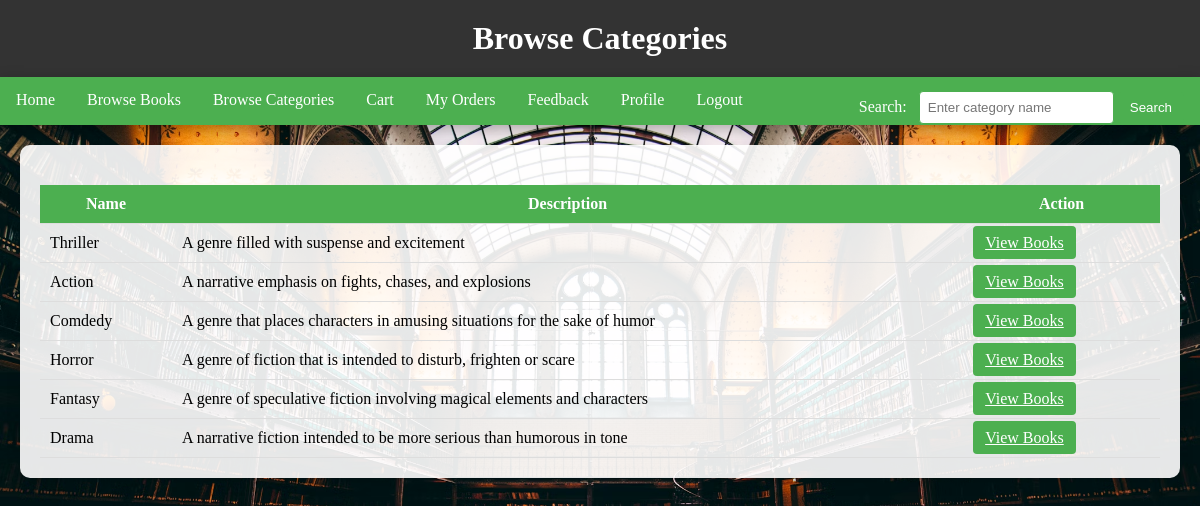
Screenshot of /browse_categories with the database file from the repository.
### application/models.py (models this page shows, shortened)
class Category(db.Model):
    id = db.Column(db.Integer, primary_key=True, autoincrement=True)
    name = db.Column(db.String(255), nullable=False)
    description = db.Column(db.String(255), nullable=True)
    products = db.relationship('Product', backref='products_in_category', lazy=True)

### application/routes.py (the view)
@app.route('/browse_categories')
def browse_categories():
    categories = Category.query.all()
    return render_template('browse_categories.html', categories=categories)

### templates/browse_categories.html (shortened to what this page needs)
<!DOCTYPE html>
<html lang="en">
<head>
</head>
<body>
    <header>
        <h1>Browse Categories</h1>
    </header>
    <nav>
        <a href="{{ url_for('reader_dashboard') }}">Home</a>
        <a href="{{ url_for('browse_books') }}">Browse Books</a>
        <a href="{{ url_for('browse_categories') }}">Browse Categories</a>
        <a href="{{ url_for('cart') }}">Cart</a>
        <a href="{{ url_for('my_orders') }}">My Orders</a>
        <a href="{{ url_for('reader_feedback') }}">Feedback</a>
        <a href="{{ url_for('user_profile') }}">Profile</a>
        <a href="{{ url_for('reader_logout') }}">Logout</a>
        <form action="{{ url_for('search_categories') }}" method="post">
            <label for="search">Search:</label>
            <input type="text" id="search" name="search" placeholder="Enter category name">
            <button type="submit">Search</button>
        </form>
    </nav>
    <section>
        <table>
            <tr>
                <th>Name</th>
                <th>Description</th>
                <th>Action</th>
            </tr>
            {% for category in categories %}
            <tr>
                <td>{{ category.name }}</td>
                <td>{{ category.description }}</td>
                <td><a href="{{ url_for('view_category_books', category_id=category.id) }}" class="view-books-button">View Books</a></td>
            </tr>
            {% endfor %}
        </table>
    </section>
</body>
</html>

### templates/browse_categories.html (style rules this page uses)
body { font-family: 'Bradley Hand', cursive; margin: 0; padding: 0; background: url('static/images/4.jpg') center/cover no-repeat fixed; }
header { background-color: #333; padding: 20px; color: white; text-align: center; box-shadow: 0 5px 15px rgba(0, 0, 0, 0.3); }
nav { background-color: #4CAF50; overflow: hidden; box-shadow: 0 5px 15px rgba(0, 0, 0, 0.3); }
nav a { float: left; display: block; color: white; text-align: center; padding: 14px 16px; text-decoration: none; transition: background-color 0.3s; border-bottom: 2px solid transparent; }
form { float: right; margin-top: 14px; margin-right: 16px; }
form label { margin-right: 8px; color: white; }
form input[type="text"] { padding: 8px; border: 1px solid #4CAF50; border-radius: 4px; outline: none; }
form button { padding: 8px 12px; background-color: #4CAF50; color: white; border: none; border-radius: 4px; cursor: pointer; transition: background-color 0.3s; }
section { padding: 20px; background-color: rgba(255, 255, 255, 0.9); box-shadow: 0 5px 15px rgba(0, 0, 0, 0.1); border-radius: 10px; margin: 20px; transition: box-shadow 0.3s; text-align: center; }
h1 { margin: 0; font-size: 2em; }
table { width: 100%; border-collapse: collapse; margin-top: 20px; }
th, td { padding: 10px; border-bottom: 1px solid #ddd; }
th { background-color: #4CAF50; color: white; }
td { text-align: left; }
.view-books-button { background-color: #4CAF50; color: white; border: none; border-radius: 4px; padding: 8px 12px; cursor: pointer; transition: background-color 0.3s; }

### rows the page displays
Category: name "Thriller", description "A genre filled with suspense and excitement"
Category: name "Action", description "A narrative emphasis on fights, chases, and explosions"
Category: name "Comdedy", description "A genre that places characters in amusing situations for the sake of humor"
Category: name "Horror", description "A genre of fiction that is intended to disturb, frighten or scare"
Category: name "Fantasy", description "A genre of speculative fiction involving magical elements and characters"
Category: name "Drama", description "A narrative fiction intended to be more serious than humorous in tone"
